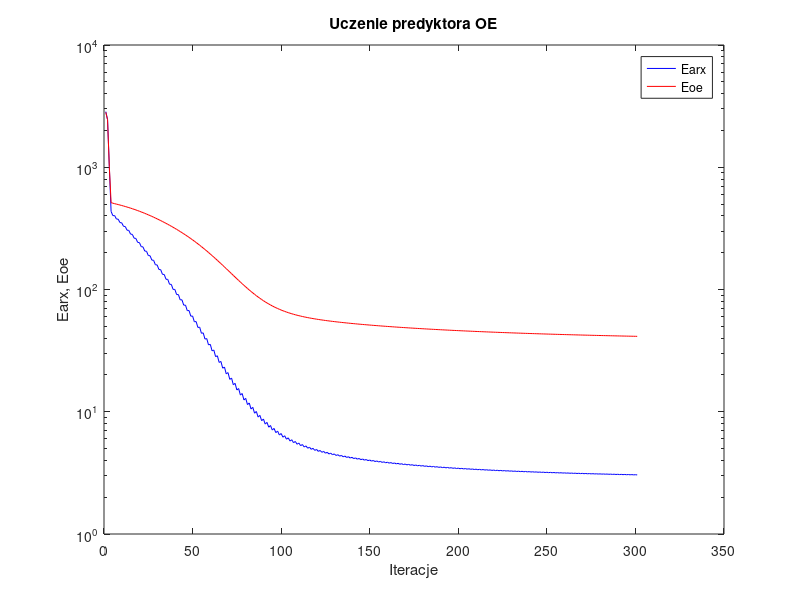
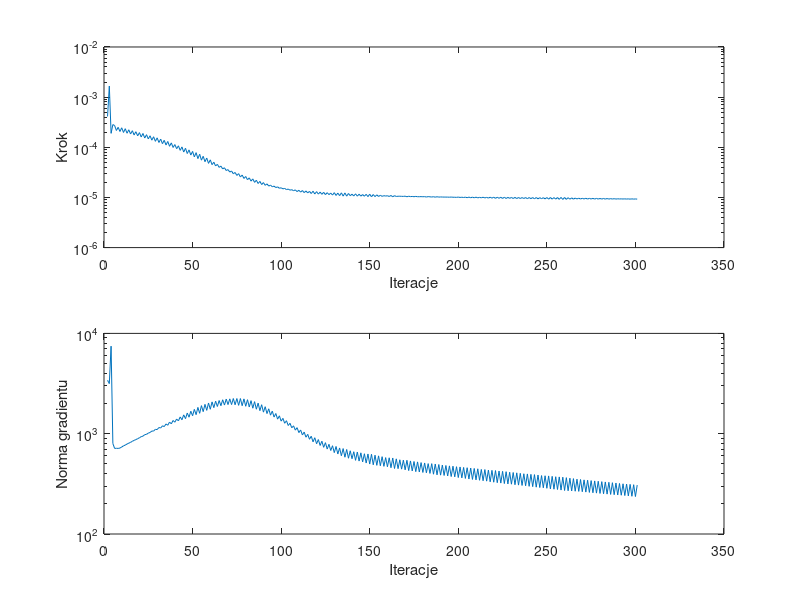

Here is the MATLAB script that generated these plots, in order:
%uczenie predyktora oe
clear all;
n=0; farx(n+1)=2.851194e+003; foe(n+1)=2.815239e+003; wspucz(n+1)=0.000000e+000; ng(n+1)=0.000000e+000;
n=1; farx(n+1)=2.457501e+003; foe(n+1)=2.448222e+003; krok(n+1)=4.114508e-004; ng(n+1)=3.410111e+003;
n=2; farx(n+1)=1.012988e+003; foe(n+1)=1.009686e+003; krok(n+1)=1.667309e-003; ng(n+1)=3.159262e+003;
n=3; farx(n+1)=4.351767e+002; foe(n+1)=5.137283e+002; krok(n+1)=1.897438e-004; ng(n+1)=7.458237e+003;
n=4; farx(n+1)=4.019628e+002; foe(n+1)=5.079474e+002; krok(n+1)=2.838391e-004; ng(n+1)=7.979891e+002;
n=5; farx(n+1)=4.025762e+002; foe(n+1)=5.037015e+002; krok(n+1)=2.709151e-004; ng(n+1)=7.131968e+002;
n=6; farx(n+1)=3.771636e+002; foe(n+1)=4.994548e+002; krok(n+1)=2.162775e-004; ng(n+1)=7.159755e+002;
n=7; farx(n+1)=3.760376e+002; foe(n+1)=4.953249e+002; krok(n+1)=2.502991e-004; ng(n+1)=7.130512e+002;
n=8; farx(n+1)=3.526812e+002; foe(n+1)=4.909563e+002; krok(n+1)=2.064885e-004; ng(n+1)=7.193198e+002;
n=9; farx(n+1)=3.512360e+002; foe(n+1)=4.866184e+002; krok(n+1)=2.447979e-004; ng(n+1)=7.372996e+002;
n=10; farx(n+1)=3.287656e+002; foe(n+1)=4.820237e+002; krok(n+1)=1.976315e-004; ng(n+1)=7.565358e+002;
n=11; farx(n+1)=3.273311e+002; foe(n+1)=4.774795e+002; krok(n+1)=2.349064e-004; ng(n+1)=7.695947e+002;
n=12; farx(n+1)=3.057455e+002; foe(n+1)=4.726662e+002; krok(n+1)=1.906226e-004; ng(n+1)=7.888783e+002;
n=13; farx(n+1)=3.044012e+002; foe(n+1)=4.679161e+002; krok(n+1)=2.235165e-004; ng(n+1)=8.050382e+002;
n=14; farx(n+1)=2.837671e+002; foe(n+1)=4.628926e+002; krok(n+1)=1.839959e-004; ng(n+1)=8.195094e+002;
n=15; farx(n+1)=2.825147e+002; foe(n+1)=4.579359e+002; krok(n+1)=2.141564e-004; ng(n+1)=8.404055e+002;
n=16; farx(n+1)=2.628564e+002; foe(n+1)=4.526966e+002; krok(n+1)=1.759814e-004; ng(n+1)=8.577469e+002;
n=17; farx(n+1)=2.616423e+002; foe(n+1)=4.475349e+002; krok(n+1)=2.044712e-004; ng(n+1)=8.738883e+002;
n=18; farx(n+1)=2.429624e+002; foe(n+1)=4.421041e+002; krok(n+1)=1.691914e-004; ng(n+1)=8.914424e+002;
n=19; farx(n+1)=2.418692e+002; foe(n+1)=4.367584e+002; krok(n+1)=1.960436e-004; ng(n+1)=9.109643e+002;
n=20; farx(n+1)=2.241927e+002; foe(n+1)=4.311369e+002; krok(n+1)=1.605954e-004; ng(n+1)=9.345719e+002;
n=21; farx(n+1)=2.231357e+002; foe(n+1)=4.256122e+002; krok(n+1)=1.885993e-004; ng(n+1)=9.457335e+002;
n=22; farx(n+1)=2.063979e+002; foe(n+1)=4.198233e+002; krok(n+1)=1.530291e-004; ng(n+1)=9.780631e+002;
n=23; farx(n+1)=2.054618e+002; foe(n+1)=4.141554e+002; krok(n+1)=1.784716e-004; ng(n+1)=9.849988e+002;
n=24; farx(n+1)=1.896432e+002; foe(n+1)=4.082426e+002; krok(n+1)=1.471428e-004; ng(n+1)=1.013730e+003;
n=25; farx(n+1)=1.889183e+002; foe(n+1)=4.024668e+002; krok(n+1)=1.697983e-004; ng(n+1)=1.028442e+003;
n=26; farx(n+1)=1.740582e+002; foe(n+1)=3.964276e+002; krok(n+1)=1.386777e-004; ng(n+1)=1.062891e+003;
n=27; farx(n+1)=1.733710e+002; foe(n+1)=3.905374e+002; krok(n+1)=1.622016e-004; ng(n+1)=1.062131e+003;
n=28; farx(n+1)=1.594383e+002; foe(n+1)=3.844098e+002; krok(n+1)=1.314970e-004; ng(n+1)=1.105691e+003;
n=29; farx(n+1)=1.588416e+002; foe(n+1)=3.784350e+002; krok(n+1)=1.543615e-004; ng(n+1)=1.098793e+003;
n=30; farx(n+1)=1.457607e+002; foe(n+1)=3.722363e+002; krok(n+1)=1.247165e-004; ng(n+1)=1.152270e+003;
n=31; farx(n+1)=1.452939e+002; foe(n+1)=3.662072e+002; krok(n+1)=1.454251e-004; ng(n+1)=1.139296e+003;
n=32; farx(n+1)=1.330760e+002; foe(n+1)=3.599660e+002; krok(n+1)=1.180993e-004; ng(n+1)=1.199080e+003;
n=33; farx(n+1)=1.326995e+002; foe(n+1)=3.538895e+002; krok(n+1)=1.377639e-004; ng(n+1)=1.176866e+003;
n=34; farx(n+1)=1.212987e+002; foe(n+1)=3.476135e+002; krok(n+1)=1.112345e-004; ng(n+1)=1.250688e+003;
n=35; farx(n+1)=1.210022e+002; foe(n+1)=3.415005e+002; krok(n+1)=1.306689e-004; ng(n+1)=1.213838e+003;
n=36; farx(n+1)=1.103480e+002; foe(n+1)=3.351977e+002; krok(n+1)=1.046783e-004; ng(n+1)=1.305641e+003;
n=37; farx(n+1)=1.101498e+002; foe(n+1)=3.290694e+002; krok(n+1)=1.224609e-004; ng(n+1)=1.254659e+003;
n=38; farx(n+1)=1.001948e+002; foe(n+1)=3.227665e+002; krok(n+1)=9.921626e-005; ng(n+1)=1.355054e+003;
n=39; farx(n+1)=1.001239e+002; foe(n+1)=3.166463e+002; krok(n+1)=1.133097e-004; ng(n+1)=1.301634e+003;
n=40; farx(n+1)=9.089084e+001; foe(n+1)=3.103629e+002; krok(n+1)=9.374630e-005; ng(n+1)=1.400777e+003;
n=41; farx(n+1)=9.090417e+001; foe(n+1)=3.042404e+002; krok(n+1)=1.070782e-004; ng(n+1)=1.342485e+003;
n=42; farx(n+1)=8.234298e+001; foe(n+1)=2.979505e+002; krok(n+1)=8.683747e-005; ng(n+1)=1.469339e+003;
n=43; farx(n+1)=8.238508e+001; foe(n+1)=2.918148e+002; krok(n+1)=1.017375e-004; ng(n+1)=1.376809e+003;
n=44; farx(n+1)=7.445351e+001; foe(n+1)=2.855237e+002; krok(n+1)=8.029770e-005; ng(n+1)=1.540538e+003;
n=45; farx(n+1)=7.452072e+001; foe(n+1)=2.793825e+002; krok(n+1)=9.579321e-005; ng(n+1)=1.412433e+003;
n=46; farx(n+1)=6.715104e+001; foe(n+1)=2.731133e+002; krok(n+1)=7.509431e-005; ng(n+1)=1.606670e+003;
n=47; farx(n+1)=6.731021e+001; foe(n+1)=2.670079e+002; krok(n+1)=8.878196e-005; ng(n+1)=1.460468e+003;
n=48; farx(n+1)=6.049409e+001; foe(n+1)=2.607756e+002; krok(n+1)=7.002552e-005; ng(n+1)=1.674435e+003;
n=49; farx(n+1)=6.071905e+001; foe(n+1)=2.547059e+002; krok(n+1)=8.273599e-005; ng(n+1)=1.509642e+003;
n=50; farx(n+1)=5.445936e+001; foe(n+1)=2.485133e+002; krok(n+1)=6.446963e-005; ng(n+1)=1.748040e+003;
n=51; farx(n+1)=5.469112e+001; foe(n+1)=2.424599e+002; krok(n+1)=7.818173e-005; ng(n+1)=1.548102e+003;
n=52; farx(n+1)=4.891099e+001; foe(n+1)=2.363097e+002; krok(n+1)=5.947814e-005; ng(n+1)=1.828610e+003;
n=53; farx(n+1)=4.919201e+001; foe(n+1)=2.303163e+002; krok(n+1)=7.278993e-005; ng(n+1)=1.597104e+003;
n=54; farx(n+1)=4.383923e+001; foe(n+1)=2.242350e+002; krok(n+1)=5.538211e-005; ng(n+1)=1.904488e+003;
n=55; farx(n+1)=4.419573e+001; foe(n+1)=2.183515e+002; krok(n+1)=6.615676e-005; ng(n+1)=1.659362e+003;
n=56; farx(n+1)=3.930350e+001; foe(n+1)=2.123892e+002; krok(n+1)=5.161420e-005; ng(n+1)=1.961198e+003;
n=57; farx(n+1)=3.968939e+001; foe(n+1)=2.066081e+002; krok(n+1)=6.106065e-005; ng(n+1)=1.708387e+003;
n=58; farx(n+1)=3.522075e+001; foe(n+1)=2.007715e+002; krok(n+1)=4.780311e-005; ng(n+1)=2.023777e+003;
n=59; farx(n+1)=3.561975e+001; foe(n+1)=1.951132e+002; krok(n+1)=5.618497e-005; ng(n+1)=1.752725e+003;
n=60; farx(n+1)=3.150670e+001; foe(n+1)=1.894361e+002; krok(n+1)=4.506169e-005; ng(n+1)=2.075711e+003;
n=61; farx(n+1)=3.196868e+001; foe(n+1)=1.839676e+002; krok(n+1)=5.039187e-005; ng(n+1)=1.818195e+003;
n=62; farx(n+1)=2.822128e+001; foe(n+1)=1.784832e+002; krok(n+1)=4.244958e-005; ng(n+1)=2.111177e+003;
n=63; farx(n+1)=2.870589e+001; foe(n+1)=1.732049e+002; krok(n+1)=4.572173e-005; ng(n+1)=1.867695e+003;
n=64; farx(n+1)=2.531254e+001; foe(n+1)=1.679304e+002; krok(n+1)=3.974419e-005; ng(n+1)=2.141877e+003;
n=65; farx(n+1)=2.580112e+001; foe(n+1)=1.628547e+002; krok(n+1)=4.220457e-005; ng(n+1)=1.901070e+003;
n=66; farx(n+1)=2.272065e+001; foe(n+1)=1.578035e+002; krok(n+1)=3.700724e-005; ng(n+1)=2.179379e+003;
n=67; farx(n+1)=2.321581e+001; foe(n+1)=1.529573e+002; krok(n+1)=3.906606e-005; ng(n+1)=1.929709e+003;
n=68; farx(n+1)=2.042182e+001; foe(n+1)=1.481501e+002; krok(n+1)=3.440034e-005; ng(n+1)=2.213572e+003;
n=69; farx(n+1)=2.091175e+001; foe(n+1)=1.435555e+002; krok(n+1)=3.594329e-005; ng(n+1)=1.950455e+003;
n=70; farx(n+1)=1.840415e+001; foe(n+1)=1.390198e+002; krok(n+1)=3.204087e-005; ng(n+1)=2.225068e+003;
n=71; farx(n+1)=1.887847e+001; foe(n+1)=1.346887e+002; krok(n+1)=3.369455e-005; ng(n+1)=1.951383e+003;
n=72; farx(n+1)=1.662405e+001; foe(n+1)=1.304339e+002; krok(n+1)=2.963075e-005; ng(n+1)=2.242454e+003;
n=73; farx(n+1)=1.707621e+001; foe(n+1)=1.263824e+002; krok(n+1)=3.146663e-005; ng(n+1)=1.942554e+003;
n=74; farx(n+1)=1.506736e+001; foe(n+1)=1.224263e+002; krok(n+1)=2.746916e-005; ng(n+1)=2.241393e+003;
n=75; farx(n+1)=1.549185e+001; foe(n+1)=1.186597e+002; krok(n+1)=2.981309e-005; ng(n+1)=1.917454e+003;
n=76; farx(n+1)=1.368929e+001; foe(n+1)=1.150045e+002; krok(n+1)=2.555890e-005; ng(n+1)=2.241630e+003;
n=77; farx(n+1)=1.409747e+001; foe(n+1)=1.115387e+002; krok(n+1)=2.798313e-005; ng(n+1)=1.900887e+003;
n=78; farx(n+1)=1.248521e+001; foe(n+1)=1.081891e+002; krok(n+1)=2.390156e-005; ng(n+1)=2.223976e+003;
n=79; farx(n+1)=1.287182e+001; foe(n+1)=1.050246e+002; krok(n+1)=2.617217e-005; ng(n+1)=1.877504e+003;
n=80; farx(n+1)=1.143579e+001; foe(n+1)=1.019817e+002; krok(n+1)=2.254192e-005; ng(n+1)=2.182784e+003;
n=81; farx(n+1)=1.180204e+001; foe(n+1)=9.911356e+001; krok(n+1)=2.458493e-005; ng(n+1)=1.845876e+003;
n=82; farx(n+1)=1.052995e+001; foe(n+1)=9.636694e+001; krok(n+1)=2.114892e-005; ng(n+1)=2.135409e+003;
n=83; farx(n+1)=1.086991e+001; foe(n+1)=9.377988e+001; krok(n+1)=2.343658e-005; ng(n+1)=1.795610e+003;
n=84; farx(n+1)=9.732688e+000; foe(n+1)=9.131393e+001; krok(n+1)=1.999909e-005; ng(n+1)=2.087198e+003;
n=85; farx(n+1)=1.005456e+001; foe(n+1)=8.900272e+001; krok(n+1)=2.201687e-005; ng(n+1)=1.754119e+003;
n=86; farx(n+1)=9.047381e+000; foe(n+1)=8.680481e+001; krok(n+1)=1.895924e-005; ng(n+1)=2.018522e+003;
n=87; farx(n+1)=9.344862e+000; foe(n+1)=8.474706e+001; krok(n+1)=2.092658e-005; ng(n+1)=1.697172e+003;
n=88; farx(n+1)=8.450243e+000; foe(n+1)=8.279738e+001; krok(n+1)=1.806265e-005; ng(n+1)=1.945400e+003;
n=89; farx(n+1)=8.725142e+000; foe(n+1)=8.097594e+001; krok(n+1)=1.977673e-005; ng(n+1)=1.640016e+003;
n=90; farx(n+1)=7.928667e+000; foe(n+1)=7.925556e+001; krok(n+1)=1.743790e-005; ng(n+1)=1.858458e+003;
n=91; farx(n+1)=8.186784e+000; foe(n+1)=7.765160e+001; krok(n+1)=1.866273e-005; ng(n+1)=1.587646e+003;
n=92; farx(n+1)=7.477043e+000; foe(n+1)=7.613765e+001; krok(n+1)=1.684728e-005; ng(n+1)=1.771486e+003;
n=93; farx(n+1)=7.716985e+000; foe(n+1)=7.472825e+001; krok(n+1)=1.763687e-005; ng(n+1)=1.530398e+003;
n=94; farx(n+1)=7.087125e+000; foe(n+1)=7.339930e+001; krok(n+1)=1.630239e-005; ng(n+1)=1.678502e+003;
n=95; farx(n+1)=7.307848e+000; foe(n+1)=7.216199e+001; krok(n+1)=1.684499e-005; ng(n+1)=1.465819e+003;
n=96; farx(n+1)=6.748807e+000; foe(n+1)=7.099647e+001; krok(n+1)=1.573332e-005; ng(n+1)=1.589656e+003;
n=97; farx(n+1)=6.951054e+000; foe(n+1)=6.991077e+001; krok(n+1)=1.625849e-005; ng(n+1)=1.396630e+003;
n=98; farx(n+1)=6.450804e+000; foe(n+1)=6.888860e+001; krok(n+1)=1.523649e-005; ng(n+1)=1.507953e+003;
n=99; farx(n+1)=6.637212e+000; foe(n+1)=6.793652e+001; krok(n+1)=1.558595e-005; ng(n+1)=1.334637e+003;
n=100; farx(n+1)=6.190543e+000; foe(n+1)=6.703988e+001; krok(n+1)=1.482745e-005; ng(n+1)=1.422381e+003;
n=101; farx(n+1)=6.362716e+000; foe(n+1)=6.620379e+001; krok(n+1)=1.511881e-005; ng(n+1)=1.271270e+003;
n=102; farx(n+1)=5.962350e+000; foe(n+1)=6.541566e+001; krok(n+1)=1.433996e-005; ng(n+1)=1.347593e+003;
n=103; farx(n+1)=6.119787e+000; foe(n+1)=6.467977e+001; krok(n+1)=1.468252e-005; ng(n+1)=1.206613e+003;
n=104; farx(n+1)=5.760308e+000; foe(n+1)=6.398552e+001; krok(n+1)=1.396978e-005; ng(n+1)=1.270372e+003;
n=105; farx(n+1)=5.904899e+000; foe(n+1)=6.333601e+001; krok(n+1)=1.428638e-005; ng(n+1)=1.145348e+003;
n=106; farx(n+1)=5.581395e+000; foe(n+1)=6.272239e+001; krok(n+1)=1.361415e-005; ng(n+1)=1.198399e+003;
n=107; farx(n+1)=5.716111e+000; foe(n+1)=6.214688e+001; krok(n+1)=1.414532e-005; ng(n+1)=1.085323e+003;
n=108; farx(n+1)=5.422562e+000; foe(n+1)=6.160152e+001; krok(n+1)=1.308479e-005; ng(n+1)=1.148753e+003;
n=109; farx(n+1)=5.545656e+000; foe(n+1)=6.108901e+001; krok(n+1)=1.390226e-005; ng(n+1)=1.025444e+003;
n=110; farx(n+1)=5.279683e+000; foe(n+1)=6.060269e+001; krok(n+1)=1.277945e-005; ng(n+1)=1.089377e+003;
n=111; farx(n+1)=5.393637e+000; foe(n+1)=6.014404e+001; krok(n+1)=1.372904e-005; ng(n+1)=9.709958e+002;
n=112; farx(n+1)=5.150388e+000; foe(n+1)=5.970771e+001; krok(n+1)=1.248150e-005; ng(n+1)=1.038087e+003;
n=113; farx(n+1)=5.256186e+000; foe(n+1)=5.929516e+001; krok(n+1)=1.346311e-005; ng(n+1)=9.225412e+002;
n=114; farx(n+1)=5.032938e+000; foe(n+1)=5.890176e+001; krok(n+1)=1.231075e-005; ng(n+1)=9.854765e+002;
n=115; farx(n+1)=5.132383e+000; foe(n+1)=5.852866e+001; krok(n+1)=1.321254e-005; ng(n+1)=8.799526e+002;
n=116; farx(n+1)=4.928892e+000; foe(n+1)=5.817170e+001; krok(n+1)=1.197415e-005; ng(n+1)=9.434590e+002;
n=117; farx(n+1)=5.021019e+000; foe(n+1)=5.783115e+001; krok(n+1)=1.331597e-005; ng(n+1)=8.298166e+002;
n=118; farx(n+1)=4.831266e+000; foe(n+1)=5.750457e+001; krok(n+1)=1.171380e-005; ng(n+1)=9.116870e+002;
n=119; farx(n+1)=4.918140e+000; foe(n+1)=5.719286e+001; krok(n+1)=1.304908e-005; ng(n+1)=7.938370e+002;
n=120; farx(n+1)=4.741445e+000; foe(n+1)=5.689312e+001; krok(n+1)=1.165470e-005; ng(n+1)=8.741608e+002;
n=121; farx(n+1)=4.824357e+000; foe(n+1)=5.660624e+001; krok(n+1)=1.278257e-005; ng(n+1)=7.630586e+002;
n=122; farx(n+1)=4.659677e+000; foe(n+1)=5.632932e+001; krok(n+1)=1.153689e-005; ng(n+1)=8.411776e+002;
n=123; farx(n+1)=4.738676e+000; foe(n+1)=5.606340e+001; krok(n+1)=1.265721e-005; ng(n+1)=7.315463e+002;
n=124; farx(n+1)=4.584183e+000; foe(n+1)=5.580587e+001; krok(n+1)=1.138585e-005; ng(n+1)=8.138964e+002;
n=125; farx(n+1)=4.659037e+000; foe(n+1)=5.555801e+001; krok(n+1)=1.244425e-005; ng(n+1)=7.026986e+002;
n=126; farx(n+1)=4.513596e+000; foe(n+1)=5.531758e+001; krok(n+1)=1.138585e-005; ng(n+1)=7.840119e+002;
n=127; farx(n+1)=4.585737e+000; foe(n+1)=5.508554e+001; krok(n+1)=1.222055e-005; ng(n+1)=6.798195e+002;
n=128; farx(n+1)=4.450381e+000; foe(n+1)=5.485978e+001; krok(n+1)=1.115447e-005; ng(n+1)=7.587143e+002;
n=129; farx(n+1)=4.518811e+000; foe(n+1)=5.464070e+001; krok(n+1)=1.245057e-005; ng(n+1)=6.478442e+002;
n=130; farx(n+1)=4.389270e+000; foe(n+1)=5.442707e+001; krok(n+1)=1.095376e-005; ng(n+1)=7.459324e+002;
n=131; farx(n+1)=4.454830e+000; foe(n+1)=5.422009e+001; krok(n+1)=1.219587e-005; ng(n+1)=6.277914e+002;
n=132; farx(n+1)=4.333509e+000; foe(n+1)=5.401807e+001; krok(n+1)=1.085468e-005; ng(n+1)=7.210642e+002;
n=133; farx(n+1)=4.396433e+000; foe(n+1)=5.382114e+001; krok(n+1)=1.235197e-005; ng(n+1)=6.028325e+002;
n=134; farx(n+1)=4.280441e+000; foe(n+1)=5.362850e+001; krok(n+1)=1.063629e-005; ng(n+1)=7.106582e+002;
n=135; farx(n+1)=4.340865e+000; foe(n+1)=5.344077e+001; krok(n+1)=1.229246e-005; ng(n+1)=5.829689e+002;
n=136; farx(n+1)=4.229763e+000; foe(n+1)=5.325700e+001; krok(n+1)=1.061240e-005; ng(n+1)=6.961267e+002;
n=137; farx(n+1)=4.287882e+000; foe(n+1)=5.307794e+001; krok(n+1)=1.197415e-005; ng(n+1)=5.694285e+002;
n=138; farx(n+1)=4.181050e+000; foe(n+1)=5.290265e+001; krok(n+1)=1.083629e-005; ng(n+1)=6.756416e+002;
n=139; farx(n+1)=4.238600e+000; foe(n+1)=5.273165e+001; krok(n+1)=1.161317e-005; ng(n+1)=5.628195e+002;
n=140; farx(n+1)=4.137874e+000; foe(n+1)=5.256366e+001; krok(n+1)=1.069939e-005; ng(n+1)=6.610088e+002;
n=141; farx(n+1)=4.193027e+000; foe(n+1)=5.239904e+001; krok(n+1)=1.181238e-005; ng(n+1)=5.426787e+002;
n=142; farx(n+1)=4.095167e+000; foe(n+1)=5.223723e+001; krok(n+1)=1.061240e-005; ng(n+1)=6.565127e+002;
n=143; farx(n+1)=4.149140e+000; foe(n+1)=5.207904e+001; krok(n+1)=1.161317e-005; ng(n+1)=5.335692e+002;
n=144; farx(n+1)=4.055121e+000; foe(n+1)=5.192328e+001; krok(n+1)=1.061240e-005; ng(n+1)=6.447220e+002;
n=145; farx(n+1)=4.107316e+000; foe(n+1)=5.177083e+001; krok(n+1)=1.142512e-005; ng(n+1)=5.234434e+002;
n=146; farx(n+1)=4.017816e+000; foe(n+1)=5.162073e+001; krok(n+1)=1.057446e-005; ng(n+1)=6.311986e+002;
n=147; farx(n+1)=4.068543e+000; foe(n+1)=5.147336e+001; krok(n+1)=1.153689e-005; ng(n+1)=5.101481e+002;
n=148; farx(n+1)=3.982175e+000; foe(n+1)=5.132809e+001; krok(n+1)=1.039083e-005; ng(n+1)=6.278789e+002;
n=149; farx(n+1)=4.031508e+000; foe(n+1)=5.118546e+001; krok(n+1)=1.161317e-005; ng(n+1)=4.982271e+002;
n=150; farx(n+1)=3.947739e+000; foe(n+1)=5.104471e+001; krok(n+1)=1.029142e-005; ng(n+1)=6.237074e+002;
n=151; farx(n+1)=3.995362e+000; foe(n+1)=5.090668e+001; krok(n+1)=1.143043e-005; ng(n+1)=4.898390e+002;
n=152; farx(n+1)=3.914630e+000; foe(n+1)=5.077062e+001; krok(n+1)=1.038706e-005; ng(n+1)=6.106383e+002;
n=153; farx(n+1)=3.961240e+000; foe(n+1)=5.063701e+001; krok(n+1)=1.127096e-005; ng(n+1)=4.837695e+002;
n=154; farx(n+1)=3.882836e+000; foe(n+1)=5.050519e+001; krok(n+1)=1.046074e-005; ng(n+1)=6.012257e+002;
n=155; farx(n+1)=3.928507e+000; foe(n+1)=5.037573e+001; krok(n+1)=1.104492e-005; ng(n+1)=4.793225e+002;
n=156; farx(n+1)=3.852887e+000; foe(n+1)=5.024793e+001; krok(n+1)=1.051121e-005; ng(n+1)=5.902284e+002;
n=157; farx(n+1)=3.897046e+000; foe(n+1)=5.012229e+001; krok(n+1)=1.085468e-005; ng(n+1)=4.727299e+002;
n=158; farx(n+1)=3.824014e+000; foe(n+1)=4.999826e+001; krok(n+1)=1.063629e-005; ng(n+1)=5.776279e+002;
n=159; farx(n+1)=3.867817e+000; foe(n+1)=4.987625e+001; krok(n+1)=1.083629e-005; ng(n+1)=4.678815e+002;
n=160; farx(n+1)=3.797171e+000; foe(n+1)=4.975567e+001; krok(n+1)=1.044207e-005; ng(n+1)=5.751635e+002;
n=161; farx(n+1)=3.839760e+000; foe(n+1)=4.963701e+001; krok(n+1)=1.095376e-005; ng(n+1)=4.579851e+002;
n=162; farx(n+1)=3.771189e+000; foe(n+1)=4.951967e+001; krok(n+1)=1.029142e-005; ng(n+1)=5.725453e+002;
n=163; farx(n+1)=3.812069e+000; foe(n+1)=4.940421e+001; krok(n+1)=1.085468e-005; ng(n+1)=4.498379e+002;
n=164; farx(n+1)=3.745312e+000; foe(n+1)=4.929017e+001; krok(n+1)=1.046074e-005; ng(n+1)=5.613552e+002;
n=165; farx(n+1)=3.785430e+000; foe(n+1)=4.917792e+001; krok(n+1)=1.057446e-005; ng(n+1)=4.481248e+002;
n=166; farx(n+1)=3.720935e+000; foe(n+1)=4.906696e+001; krok(n+1)=1.057446e-005; ng(n+1)=5.495827e+002;
n=167; farx(n+1)=3.760406e+000; foe(n+1)=4.895768e+001; krok(n+1)=1.052881e-005; ng(n+1)=4.434169e+002;
n=168; farx(n+1)=3.697845e+000; foe(n+1)=4.884963e+001; krok(n+1)=1.048504e-005; ng(n+1)=5.448753e+002;
n=169; farx(n+1)=3.736580e+000; foe(n+1)=4.874320e+001; krok(n+1)=1.061240e-005; ng(n+1)=4.364275e+002;
n=170; farx(n+1)=3.675715e+000; foe(n+1)=4.863791e+001; krok(n+1)=1.031748e-005; ng(n+1)=5.432801e+002;
n=171; farx(n+1)=3.713082e+000; foe(n+1)=4.853419e+001; krok(n+1)=1.057446e-005; ng(n+1)=4.289237e+002;
n=172; farx(n+1)=3.653857e+000; foe(n+1)=4.843161e+001; krok(n+1)=1.038706e-005; ng(n+1)=5.350834e+002;
n=173; farx(n+1)=3.690555e+000; foe(n+1)=4.833054e+001; krok(n+1)=1.046329e-005; ng(n+1)=4.254996e+002;
n=174; farx(n+1)=3.633268e+000; foe(n+1)=4.823056e+001; krok(n+1)=1.033992e-005; ng(n+1)=5.283600e+002;
n=175; farx(n+1)=3.668972e+000; foe(n+1)=4.813200e+001; krok(n+1)=1.048504e-005; ng(n+1)=4.186999e+002;
n=176; farx(n+1)=3.612969e+000; foe(n+1)=4.803450e+001; krok(n+1)=1.034200e-005; ng(n+1)=5.234875e+002;
n=177; farx(n+1)=3.647857e+000; foe(n+1)=4.793839e+001; krok(n+1)=1.033992e-005; ng(n+1)=4.153396e+002;
n=178; farx(n+1)=3.593545e+000; foe(n+1)=4.784329e+001; krok(n+1)=1.039083e-005; ng(n+1)=5.152277e+002;
n=179; farx(n+1)=3.627785e+000; foe(n+1)=4.774953e+001; krok(n+1)=1.031835e-005; ng(n+1)=4.108167e+002;
n=180; farx(n+1)=3.574623e+000; foe(n+1)=4.765675e+001; krok(n+1)=1.038706e-005; ng(n+1)=5.109035e+002;
n=181; farx(n+1)=3.608112e+000; foe(n+1)=4.756525e+001; krok(n+1)=1.018440e-005; ng(n+1)=4.076939e+002;
n=182; farx(n+1)=3.556688e+000; foe(n+1)=4.747469e+001; krok(n+1)=1.039083e-005; ng(n+1)=5.032055e+002;
n=183; farx(n+1)=3.589673e+000; foe(n+1)=4.738539e+001; krok(n+1)=1.029142e-005; ng(n+1)=4.018916e+002;
n=184; farx(n+1)=3.539542e+000; foe(n+1)=4.729699e+001; krok(n+1)=1.018440e-005; ng(n+1)=5.027527e+002;
n=185; farx(n+1)=3.571549e+000; foe(n+1)=4.720979e+001; krok(n+1)=1.035782e-005; ng(n+1)=3.946747e+002;
n=186; farx(n+1)=3.522770e+000; foe(n+1)=4.712348e+001; krok(n+1)=1.010485e-005; ng(n+1)=4.986876e+002;
n=187; farx(n+1)=3.553861e+000; foe(n+1)=4.703831e+001; krok(n+1)=1.033992e-005; ng(n+1)=3.890706e+002;
n=188; farx(n+1)=3.506205e+000; foe(n+1)=4.695402e+001; krok(n+1)=1.014423e-005; ng(n+1)=4.927775e+002;
n=189; farx(n+1)=3.536725e+000; foe(n+1)=4.687085e+001; krok(n+1)=1.023989e-005; ng(n+1)=3.862584e+002;
n=190; farx(n+1)=3.490191e+000; foe(n+1)=4.678851e+001; krok(n+1)=1.018462e-005; ng(n+1)=4.867652e+002;
n=191; farx(n+1)=3.520211e+000; foe(n+1)=4.670726e+001; krok(n+1)=1.017255e-005; ng(n+1)=3.833573e+002;
n=192; farx(n+1)=3.474853e+000; foe(n+1)=4.662681e+001; krok(n+1)=1.015968e-005; ng(n+1)=4.819854e+002;
n=193; farx(n+1)=3.504244e+000; foe(n+1)=4.654742e+001; krok(n+1)=1.015759e-005; ng(n+1)=3.790559e+002;
n=194; farx(n+1)=3.460070e+000; foe(n+1)=4.646880e+001; krok(n+1)=1.010485e-005; ng(n+1)=4.776988e+002;
n=195; farx(n+1)=3.488829e+000; foe(n+1)=4.639120e+001; krok(n+1)=1.018462e-005; ng(n+1)=3.741225e+002;
n=196; farx(n+1)=3.445480e+000; foe(n+1)=4.631435e+001; krok(n+1)=1.009346e-005; ng(n+1)=4.743305e+002;
n=197; farx(n+1)=3.473719e+000; foe(n+1)=4.623849e+001; krok(n+1)=1.009346e-005; ng(n+1)=3.715351e+002;
n=198; farx(n+1)=3.431720e+000; foe(n+1)=4.616336e+001; krok(n+1)=1.003721e-005; ng(n+1)=4.687718e+002;
n=199; farx(n+1)=3.459263e+000; foe(n+1)=4.608918e+001; krok(n+1)=1.017255e-005; ng(n+1)=3.655674e+002;
n=200; farx(n+1)=3.418033e+000; foe(n+1)=4.601571e+001; krok(n+1)=9.999543e-006; ng(n+1)=4.661016e+002;
n=201; farx(n+1)=3.445057e+000; foe(n+1)=4.594317e+001; krok(n+1)=1.010255e-005; ng(n+1)=3.626358e+002;
n=202; farx(n+1)=3.404925e+000; foe(n+1)=4.587132e+001; krok(n+1)=9.975945e-006; ng(n+1)=4.609682e+002;
n=203; farx(n+1)=3.431405e+000; foe(n+1)=4.580036e+001; krok(n+1)=1.013046e-005; ng(n+1)=3.582052e+002;
n=204; farx(n+1)=3.392257e+000; foe(n+1)=4.573007e+001; krok(n+1)=9.888364e-006; ng(n+1)=4.578765e+002;
n=205; farx(n+1)=3.418133e+000; foe(n+1)=4.566064e+001; krok(n+1)=1.017255e-005; ng(n+1)=3.532955e+002;
n=206; farx(n+1)=3.379789e+000; foe(n+1)=4.559186e+001; krok(n+1)=9.849580e-006; ng(n+1)=4.546458e+002;
n=207; farx(n+1)=3.405155e+000; foe(n+1)=4.552392e+001; krok(n+1)=1.013760e-005; ng(n+1)=3.499173e+002;
n=208; farx(n+1)=3.367691e+000; foe(n+1)=4.545662e+001; krok(n+1)=9.836241e-006; ng(n+1)=4.502281e+002;
n=209; farx(n+1)=3.392604e+000; foe(n+1)=4.539014e+001; krok(n+1)=1.013046e-005; ng(n+1)=3.464517e+002;
n=210; farx(n+1)=3.355906e+000; foe(n+1)=4.532426e+001; krok(n+1)=9.809075e-006; ng(n+1)=4.467442e+002;
n=211; farx(n+1)=3.380198e+000; foe(n+1)=4.525919e+001; krok(n+1)=1.003721e-005; ng(n+1)=3.432764e+002;
n=212; farx(n+1)=3.344505e+000; foe(n+1)=4.519473e+001; krok(n+1)=9.841122e-006; ng(n+1)=4.402567e+002;
n=213; farx(n+1)=3.368476e+000; foe(n+1)=4.513102e+001; krok(n+1)=1.009346e-005; ng(n+1)=3.396366e+002;
n=214; farx(n+1)=3.333353e+000; foe(n+1)=4.506789e+001; krok(n+1)=9.766516e-006; ng(n+1)=4.389119e+002;
n=215; farx(n+1)=3.356829e+000; foe(n+1)=4.500552e+001; krok(n+1)=1.003408e-005; ng(n+1)=3.366447e+002;
n=216; farx(n+1)=3.322727e+000; foe(n+1)=4.494371e+001; krok(n+1)=9.716744e-006; ng(n+1)=4.339069e+002;
n=217; farx(n+1)=3.345640e+000; foe(n+1)=4.488260e+001; krok(n+1)=1.010485e-005; ng(n+1)=3.315599e+002;
n=218; farx(n+1)=3.312189e+000; foe(n+1)=4.482205e+001; krok(n+1)=9.671965e-006; ng(n+1)=4.311583e+002;
n=219; farx(n+1)=3.334791e+000; foe(n+1)=4.476220e+001; krok(n+1)=1.013046e-005; ng(n+1)=3.284265e+002;
n=220; farx(n+1)=3.301988e+000; foe(n+1)=4.470287e+001; krok(n+1)=9.594052e-006; ng(n+1)=4.290945e+002;
n=221; farx(n+1)=3.324059e+000; foe(n+1)=4.464423e+001; krok(n+1)=1.010485e-005; ng(n+1)=3.247677e+002;
n=222; farx(n+1)=3.291987e+000; foe(n+1)=4.458612e+001; krok(n+1)=9.602384e-006; ng(n+1)=4.244374e+002;
n=223; farx(n+1)=3.313719e+000; foe(n+1)=4.452867e+001; krok(n+1)=1.010255e-005; ng(n+1)=3.218411e+002;
n=224; farx(n+1)=3.282291e+000; foe(n+1)=4.447172e+001; krok(n+1)=9.554760e-006; ng(n+1)=4.215303e+002;
n=225; farx(n+1)=3.303615e+000; foe(n+1)=4.441541e+001; krok(n+1)=1.010255e-005; ng(n+1)=3.185080e+002;
n=226; farx(n+1)=3.272813e+000; foe(n+1)=4.435960e+001; krok(n+1)=9.530562e-006; ng(n+1)=4.181513e+002;
n=227; farx(n+1)=3.293650e+000; foe(n+1)=4.430442e+001; krok(n+1)=1.003721e-005; ng(n+1)=3.155525e+002;
n=228; farx(n+1)=3.263464e+000; foe(n+1)=4.424974e+001; krok(n+1)=9.594052e-006; ng(n+1)=4.128910e+002;
n=229; farx(n+1)=3.284101e+000; foe(n+1)=4.419568e+001; krok(n+1)=9.999543e-006; ng(n+1)=3.138500e+002;
n=230; farx(n+1)=3.254569e+000; foe(n+1)=4.414207e+001; krok(n+1)=9.520842e-006; ng(n+1)=4.101891e+002;
n=231; farx(n+1)=3.274770e+000; foe(n+1)=4.408905e+001; krok(n+1)=1.003408e-005; ng(n+1)=3.099103e+002;
n=232; farx(n+1)=3.245775e+000; foe(n+1)=4.403648e+001; krok(n+1)=9.497821e-006; ng(n+1)=4.071910e+002;
n=233; farx(n+1)=3.265572e+000; foe(n+1)=4.398450e+001; krok(n+1)=9.975945e-006; ng(n+1)=3.072925e+002;
n=234; farx(n+1)=3.237192e+000; foe(n+1)=4.393297e+001; krok(n+1)=9.520842e-006; ng(n+1)=4.025774e+002;
n=235; farx(n+1)=3.256651e+000; foe(n+1)=4.388200e+001; krok(n+1)=9.936047e-006; ng(n+1)=3.048116e+002;
n=236; farx(n+1)=3.228805e+000; foe(n+1)=4.383147e+001; krok(n+1)=9.531630e-006; ng(n+1)=3.987655e+002;
n=237; farx(n+1)=3.248082e+000; foe(n+1)=4.378150e+001; krok(n+1)=9.952471e-006; ng(n+1)=3.025676e+002;
n=238; farx(n+1)=3.220763e+000; foe(n+1)=4.373191e+001; krok(n+1)=9.433029e-006; ng(n+1)=3.971915e+002;
n=239; farx(n+1)=3.239573e+000; foe(n+1)=4.368286e+001; krok(n+1)=9.955536e-006; ng(n+1)=2.987955e+002;
n=240; farx(n+1)=3.212775e+000; foe(n+1)=4.363423e+001; krok(n+1)=9.451001e-006; ng(n+1)=3.931869e+002;
n=241; farx(n+1)=3.231374e+000; foe(n+1)=4.358613e+001; krok(n+1)=9.952471e-006; ng(n+1)=2.966247e+002;
n=242; farx(n+1)=3.205099e+000; foe(n+1)=4.353840e+001; krok(n+1)=9.377529e-006; ng(n+1)=3.909781e+002;
n=243; farx(n+1)=3.223280e+000; foe(n+1)=4.349118e+001; krok(n+1)=9.955536e-006; ng(n+1)=2.931250e+002;
n=244; farx(n+1)=3.197524e+000; foe(n+1)=4.344435e+001; krok(n+1)=9.375707e-006; ng(n+1)=3.872578e+002;
n=245; farx(n+1)=3.215310e+000; foe(n+1)=4.339802e+001; krok(n+1)=9.888364e-006; ng(n+1)=2.905865e+002;
n=246; farx(n+1)=3.190057e+000; foe(n+1)=4.335209e+001; krok(n+1)=9.434846e-006; ng(n+1)=3.823910e+002;
n=247; farx(n+1)=3.207713e+000; foe(n+1)=4.330663e+001; krok(n+1)=9.884595e-006; ng(n+1)=2.889161e+002;
n=248; farx(n+1)=3.182908e+000; foe(n+1)=4.326152e+001; krok(n+1)=9.351708e-006; ng(n+1)=3.807352e+002;
n=249; farx(n+1)=3.200304e+000; foe(n+1)=4.321689e+001; krok(n+1)=9.952471e-006; ng(n+1)=2.856086e+002;
n=250; farx(n+1)=3.175969e+000; foe(n+1)=4.317258e+001; krok(n+1)=9.244198e-006; ng(n+1)=3.793440e+002;
n=251; farx(n+1)=3.192936e+000; foe(n+1)=4.312873e+001; krok(n+1)=9.975945e-006; ng(n+1)=2.817823e+002;
n=252; farx(n+1)=3.169042e+000; foe(n+1)=4.308524e+001; krok(n+1)=9.254712e-006; ng(n+1)=3.757491e+002;
n=253; farx(n+1)=3.185747e+000; foe(n+1)=4.304219e+001; krok(n+1)=9.936047e-006; ng(n+1)=2.797069e+002;
n=254; farx(n+1)=3.162269e+000; foe(n+1)=4.299950e+001; krok(n+1)=9.263865e-006; ng(n+1)=3.723409e+002;
n=255; farx(n+1)=3.178828e+000; foe(n+1)=4.295724e+001; krok(n+1)=9.952471e-006; ng(n+1)=2.777215e+002;
n=256; farx(n+1)=3.155783e+000; foe(n+1)=4.291528e+001; krok(n+1)=9.165986e-006; ng(n+1)=3.708516e+002;
n=257; farx(n+1)=3.172007e+000; foe(n+1)=4.287374e+001; krok(n+1)=1.000667e-005; ng(n+1)=2.741305e+002;
n=258; farx(n+1)=3.149364e+000; foe(n+1)=4.283252e+001; krok(n+1)=9.125546e-006; ng(n+1)=3.684374e+002;
n=259; farx(n+1)=3.165255e+000; foe(n+1)=4.279171e+001; krok(n+1)=9.975945e-006; ng(n+1)=2.714877e+002;
n=260; farx(n+1)=3.143011e+000; foe(n+1)=4.275124e+001; krok(n+1)=9.158722e-006; ng(n+1)=3.645409e+002;
n=261; farx(n+1)=3.158628e+000; foe(n+1)=4.271117e+001; krok(n+1)=9.888364e-006; ng(n+1)=2.698271e+002;
n=262; farx(n+1)=3.136761e+000; foe(n+1)=4.267144e+001; krok(n+1)=9.225986e-006; ng(n+1)=3.601468e+002;
n=263; farx(n+1)=3.152193e+000; foe(n+1)=4.263210e+001; krok(n+1)=9.806150e-006; ng(n+1)=2.687010e+002;
n=264; farx(n+1)=3.130696e+000; foe(n+1)=4.259307e+001; krok(n+1)=9.251809e-006; ng(n+1)=3.565973e+002;
n=265; farx(n+1)=3.145848e+000; foe(n+1)=4.255442e+001; krok(n+1)=9.716744e-006; ng(n+1)=2.670237e+002;
n=266; farx(n+1)=3.124711e+000; foe(n+1)=4.251609e+001; krok(n+1)=9.331364e-006; ng(n+1)=3.521061e+002;
n=267; farx(n+1)=3.139736e+000; foe(n+1)=4.247813e+001; krok(n+1)=9.657459e-006; ng(n+1)=2.660368e+002;
n=268; farx(n+1)=3.118938e+000; foe(n+1)=4.244045e+001; krok(n+1)=9.322149e-006; ng(n+1)=3.494149e+002;
n=269; farx(n+1)=3.133737e+000; foe(n+1)=4.240314e+001; krok(n+1)=9.628751e-006; ng(n+1)=2.640305e+002;
n=270; farx(n+1)=3.113313e+000; foe(n+1)=4.236611e+001; krok(n+1)=9.311545e-006; ng(n+1)=3.464019e+002;
n=271; farx(n+1)=3.127890e+000; foe(n+1)=4.232943e+001; krok(n+1)=9.628751e-006; ng(n+1)=2.617262e+002;
n=272; farx(n+1)=3.107775e+000; foe(n+1)=4.229303e+001; krok(n+1)=9.301319e-006; ng(n+1)=3.439063e+002;
n=273; farx(n+1)=3.122136e+000; foe(n+1)=4.225697e+001; krok(n+1)=9.594052e-006; ng(n+1)=2.598431e+002;
n=274; farx(n+1)=3.102372e+000; foe(n+1)=4.222119e+001; krok(n+1)=9.299765e-006; ng(n+1)=3.408488e+002;
n=275; farx(n+1)=3.116529e+000; foe(n+1)=4.218573e+001; krok(n+1)=9.586893e-006; ng(n+1)=2.577360e+002;
n=276; farx(n+1)=3.097079e+000; foe(n+1)=4.215054e+001; krok(n+1)=9.283303e-006; ng(n+1)=3.383575e+002;
n=277; farx(n+1)=3.111028e+000; foe(n+1)=4.211568e+001; krok(n+1)=9.571928e-006; ng(n+1)=2.556853e+002;
n=278; farx(n+1)=3.091882e+000; foe(n+1)=4.208107e+001; krok(n+1)=9.279533e-006; ng(n+1)=3.356872e+002;
n=279; farx(n+1)=3.105622e+000; foe(n+1)=4.204679e+001; krok(n+1)=9.538947e-006; ng(n+1)=2.538216e+002;
n=280; farx(n+1)=3.086799e+000; foe(n+1)=4.201275e+001; krok(n+1)=9.282697e-006; ng(n+1)=3.326946e+002;
n=281; farx(n+1)=3.100358e+000; foe(n+1)=4.197903e+001; krok(n+1)=9.531630e-006; ng(n+1)=2.518723e+002;
n=282; farx(n+1)=3.081823e+000; foe(n+1)=4.194555e+001; krok(n+1)=9.263865e-006; ng(n+1)=3.303695e+002;
n=283; farx(n+1)=3.095183e+000; foe(n+1)=4.191238e+001; krok(n+1)=9.515687e-006; ng(n+1)=2.498870e+002;
n=284; farx(n+1)=3.076931e+000; foe(n+1)=4.187944e+001; krok(n+1)=9.263865e-006; ng(n+1)=3.277319e+002;
n=285; farx(n+1)=3.090094e+000; foe(n+1)=4.184681e+001; krok(n+1)=9.479621e-006; ng(n+1)=2.481316e+002;
n=286; farx(n+1)=3.072127e+000; foe(n+1)=4.181441e+001; krok(n+1)=9.280153e-006; ng(n+1)=3.247713e+002;
n=287; farx(n+1)=3.085133e+000; foe(n+1)=4.178230e+001; krok(n+1)=9.456357e-006; ng(n+1)=2.465635e+002;
n=288; farx(n+1)=3.067430e+000; foe(n+1)=4.175041e+001; krok(n+1)=9.272806e-006; ng(n+1)=3.223674e+002;
n=289; farx(n+1)=3.080225e+000; foe(n+1)=4.171882e+001; krok(n+1)=9.410994e-006; ng(n+1)=2.448409e+002;
n=290; farx(n+1)=3.062797e+000; foe(n+1)=4.168744e+001; krok(n+1)=9.309975e-006; ng(n+1)=3.191143e+002;
n=291; farx(n+1)=3.075451e+000; foe(n+1)=4.165634e+001; krok(n+1)=9.375707e-006; ng(n+1)=2.435735e+002;
n=292; farx(n+1)=3.058293e+000; foe(n+1)=4.162546e+001; krok(n+1)=9.299765e-006; ng(n+1)=3.166611e+002;
n=293; farx(n+1)=3.070789e+000; foe(n+1)=4.159486e+001; krok(n+1)=9.377529e-006; ng(n+1)=2.417322e+002;
n=294; farx(n+1)=3.053880e+000; foe(n+1)=4.156446e+001; krok(n+1)=9.272806e-006; ng(n+1)=3.146448e+002;
n=295; farx(n+1)=3.066209e+000; foe(n+1)=4.153433e+001; krok(n+1)=9.377529e-006; ng(n+1)=2.398396e+002;
n=296; farx(n+1)=3.049563e+000; foe(n+1)=4.150440e+001; krok(n+1)=9.244198e-006; ng(n+1)=3.124964e+002;
n=297; farx(n+1)=3.061702e+000; foe(n+1)=4.147473e+001; krok(n+1)=9.375707e-006; ng(n+1)=2.377830e+002;
n=298; farx(n+1)=3.045293e+000; foe(n+1)=4.144527e+001; krok(n+1)=9.244198e-006; ng(n+1)=3.101047e+002;
n=299; farx(n+1)=3.057277e+000; foe(n+1)=4.141606e+001; krok(n+1)=9.351708e-006; ng(n+1)=2.362692e+002;
n=300; farx(n+1)=3.041107e+000; foe(n+1)=4.138705e+001; krok(n+1)=9.244198e-006; ng(n+1)=3.076756e+002;

figure; semilogy(farx,'b'); hold on; semilogy(foe,'r'); xlabel('Iteracje'); ylabel('Earx, Eoe'); legend('Earx','Eoe'); title('Uczenie predyktora OE');
figure; subplot(2,1,1); semilogy(krok); xlabel('Iteracje'); ylabel('Krok');
subplot(2,1,2); semilogy(ng); xlabel('Iteracje'); ylabel('Norma gradientu');
Earx=farx(n+1)
Eoe=foe(n+1)
